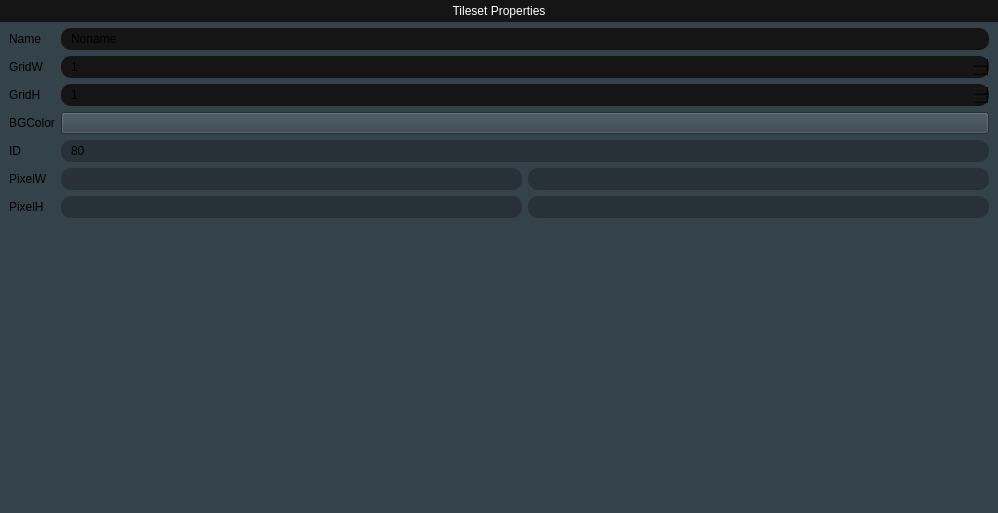
<?xml version="1.0" encoding="UTF-8"?>
<ui version="4.0">
 <class>FragmentTilesetProperties</class>
 <widget class="QWidget" name="FragmentTilesetProperties">
  <property name="geometry">
   <rect>
    <x>0</x>
    <y>0</y>
    <width>998</width>
    <height>513</height>
   </rect>
  </property>
  <property name="windowTitle">
   <string>Form</string>
  </property>
  <layout class="QVBoxLayout" name="verticalLayout_2">
   <property name="spacing">
    <number>0</number>
   </property>
   <property name="leftMargin">
    <number>0</number>
   </property>
   <property name="topMargin">
    <number>0</number>
   </property>
   <property name="rightMargin">
    <number>0</number>
   </property>
   <property name="bottomMargin">
    <number>0</number>
   </property>
   <item>
    <widget class="QFrame" name="frame">
     <property name="sizePolicy">
      <sizepolicy hsizetype="Preferred" vsizetype="Preferred">
       <horstretch>0</horstretch>
       <verstretch>0</verstretch>
      </sizepolicy>
     </property>
     <property name="styleSheet">
      <string notr="true">background-color: rgb(52, 66, 74);</string>
     </property>
     <property name="frameShape">
      <enum>QFrame::NoFrame</enum>
     </property>
     <property name="frameShadow">
      <enum>QFrame::Plain</enum>
     </property>
     <property name="lineWidth">
      <number>0</number>
     </property>
     <layout class="QVBoxLayout" name="verticalLayout">
      <property name="leftMargin">
       <number>0</number>
      </property>
      <property name="topMargin">
       <number>0</number>
      </property>
      <property name="rightMargin">
       <number>0</number>
      </property>
      <property name="bottomMargin">
       <number>0</number>
      </property>
      <item>
       <widget class="QLabel" name="label">
        <property name="sizePolicy">
         <sizepolicy hsizetype="Preferred" vsizetype="Fixed">
          <horstretch>0</horstretch>
          <verstretch>0</verstretch>
         </sizepolicy>
        </property>
        <property name="styleSheet">
         <string notr="true">background-color: #151515;
color: #ffffff;
padding: 4px;
font: 9pt;</string>
        </property>
        <property name="text">
         <string>Tileset Properties</string>
        </property>
        <property name="alignment">
         <set>Qt::AlignCenter</set>
        </property>
        <property name="margin">
         <number>0</number>
        </property>
       </widget>
      </item>
      <item>
       <widget class="QFrame" name="frame_2">
        <property name="frameShape">
         <enum>QFrame::NoFrame</enum>
        </property>
        <property name="frameShadow">
         <enum>QFrame::Raised</enum>
        </property>
        <property name="lineWidth">
         <number>0</number>
        </property>
        <layout class="QFormLayout" name="formLayout">
         <property name="topMargin">
          <number>0</number>
         </property>
         <property name="bottomMargin">
          <number>0</number>
         </property>
         <item row="0" column="0">
          <widget class="QLabel" name="lbName">
           <property name="text">
            <string>Name</string>
           </property>
          </widget>
         </item>
         <item row="0" column="1">
          <widget class="QLineEdit" name="leName">
           <property name="styleSheet">
            <string notr="true">background-color: #151515;
border: 0px;
padding: 3px 8px ;
border-radius: 10px;</string>
           </property>
           <property name="text">
            <string>Noname</string>
           </property>
           <property name="readOnly">
            <bool>false</bool>
           </property>
          </widget>
         </item>
         <item row="1" column="0">
          <widget class="QLabel" name="lbGridW">
           <property name="text">
            <string>GridW</string>
           </property>
          </widget>
         </item>
         <item row="1" column="1">
          <widget class="QSpinBox" name="sbGridW">
           <property name="styleSheet">
            <string notr="true">background-color: #151515;
border: 0px;
padding: 3px 8px ;
border-radius: 10px;</string>
           </property>
           <property name="minimum">
            <number>1</number>
           </property>
          </widget>
         </item>
         <item row="2" column="0">
          <widget class="QLabel" name="lbGridH">
           <property name="text">
            <string>GridH</string>
           </property>
          </widget>
         </item>
         <item row="2" column="1">
          <widget class="QSpinBox" name="sbGridH">
           <property name="styleSheet">
            <string notr="true">background-color: #151515;
border: 0px;
padding: 3px 8px ;
border-radius: 10px;</string>
           </property>
           <property name="minimum">
            <number>1</number>
           </property>
          </widget>
         </item>
         <item row="3" column="0">
          <widget class="QLabel" name="lbBGColor">
           <property name="text">
            <string>BGColor</string>
           </property>
          </widget>
         </item>
         <item row="3" column="1">
          <widget class="QPushButton" name="btColor">
           <property name="text">
            <string/>
           </property>
          </widget>
         </item>
         <item row="4" column="0">
          <widget class="QLabel" name="lbID">
           <property name="text">
            <string>ID</string>
           </property>
          </widget>
         </item>
         <item row="4" column="1">
          <widget class="QLineEdit" name="leID">
           <property name="styleSheet">
            <string notr="true">background-color: #283137;
border: 0px;
padding: 3px 8px ;
border-radius: 10px;</string>
           </property>
           <property name="text">
            <string>80</string>
           </property>
           <property name="readOnly">
            <bool>true</bool>
           </property>
          </widget>
         </item>
         <item row="5" column="0">
          <widget class="QLabel" name="lbWidth">
           <property name="text">
            <string>PixelW</string>
           </property>
          </widget>
         </item>
         <item row="5" column="1">
          <layout class="QHBoxLayout" name="horizontalLayout">
           <item>
            <widget class="QLineEdit" name="leWidthOriginal">
             <property name="styleSheet">
              <string notr="true">background-color: #283137;
border: 0px;
padding: 3px 8px ;
border-radius: 10px;</string>
             </property>
             <property name="text">
              <string/>
             </property>
             <property name="readOnly">
              <bool>true</bool>
             </property>
            </widget>
           </item>
           <item>
            <widget class="QLineEdit" name="leWidthHD">
             <property name="styleSheet">
              <string notr="true">background-color: #283137;
border: 0px;
padding: 3px 8px ;
border-radius: 10px;</string>
             </property>
             <property name="text">
              <string/>
             </property>
             <property name="readOnly">
              <bool>true</bool>
             </property>
            </widget>
           </item>
          </layout>
         </item>
         <item row="6" column="0">
          <widget class="QLabel" name="lbHeight">
           <property name="text">
            <string>PixelH</string>
           </property>
          </widget>
         </item>
         <item row="6" column="1">
          <layout class="QHBoxLayout" name="horizontalLayout_3">
           <item>
            <widget class="QLineEdit" name="leHeightOriginal">
             <property name="styleSheet">
              <string notr="true">background-color: #283137;
border: 0px;
padding: 3px 8px ;
border-radius: 10px;</string>
             </property>
             <property name="text">
              <string/>
             </property>
             <property name="readOnly">
              <bool>true</bool>
             </property>
            </widget>
           </item>
           <item>
            <widget class="QLineEdit" name="leHeightHD">
             <property name="styleSheet">
              <string notr="true">background-color: #283137;
border: 0px;
padding: 3px 8px ;
border-radius: 10px;</string>
             </property>
             <property name="text">
              <string/>
             </property>
             <property name="readOnly">
              <bool>true</bool>
             </property>
            </widget>
           </item>
          </layout>
         </item>
        </layout>
       </widget>
      </item>
     </layout>
    </widget>
   </item>
  </layout>
 </widget>
 <resources/>
 <connections/>
</ui>
